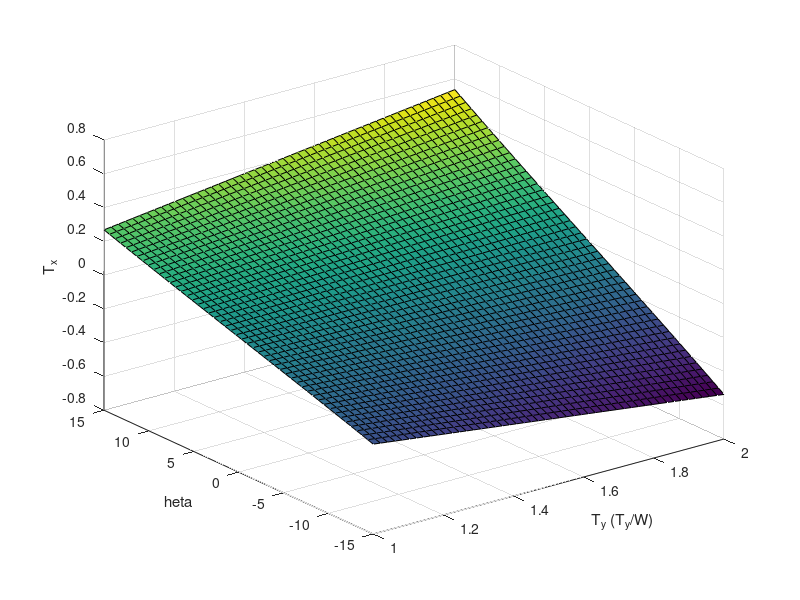
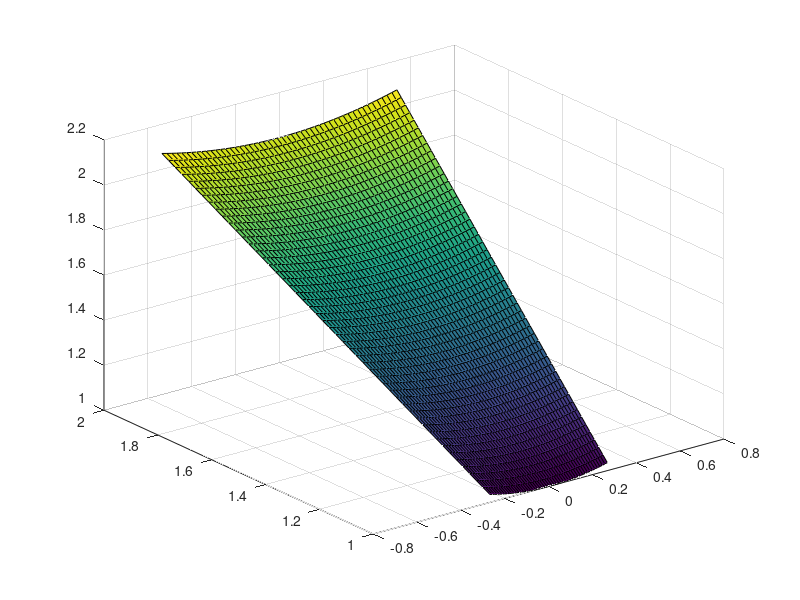

Write the MATLAB code that produced these figures, in order.
nsamples = 50; % Number of samples for numerical estimation

% Expected operating range of thurst vector deflectin angle.
thMin = -15; % Degrees, 
thMax = 15; % Degrees.

TyMin = 1; % Ty/Weight. Minimum thrust expected.
TyMax = 2; % Ty/Wight, Max Vertical thrust expected.

theta = linspace(thMin, thMax, nsamples);
Ty = linspace(TyMin, TyMax, nsamples);

[TY, TH] = meshgrid(Ty, theta);

Tx = TY .* tand(TH);

surf(TY, TH, Tx)
xlabel("T_y (T_y/W)")
ylabel("\theta")
zlabel('T_x')


Thrust = sqrt(Tx.^2 + TY.^2);

figure
surf(Tx, TY, Thrust)
